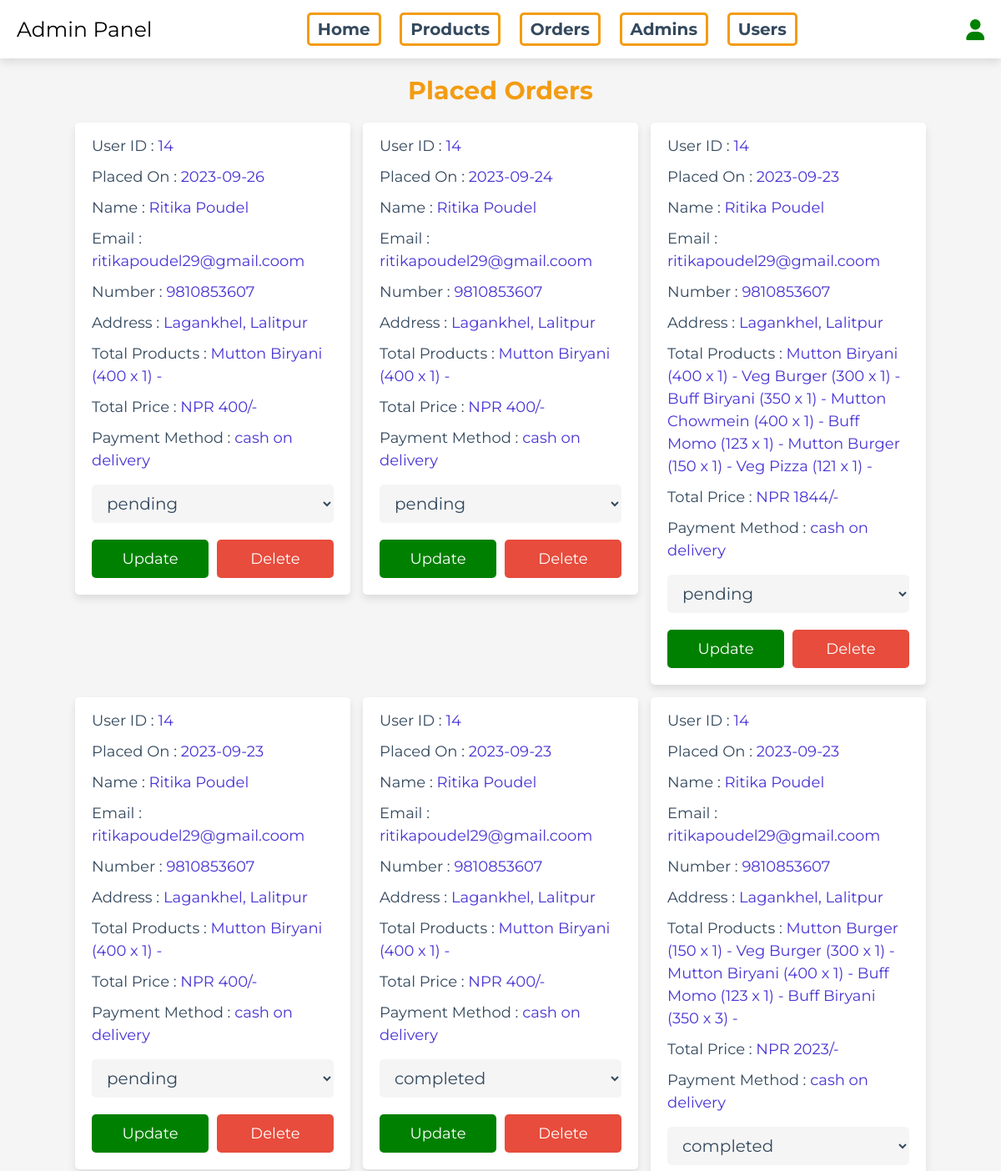
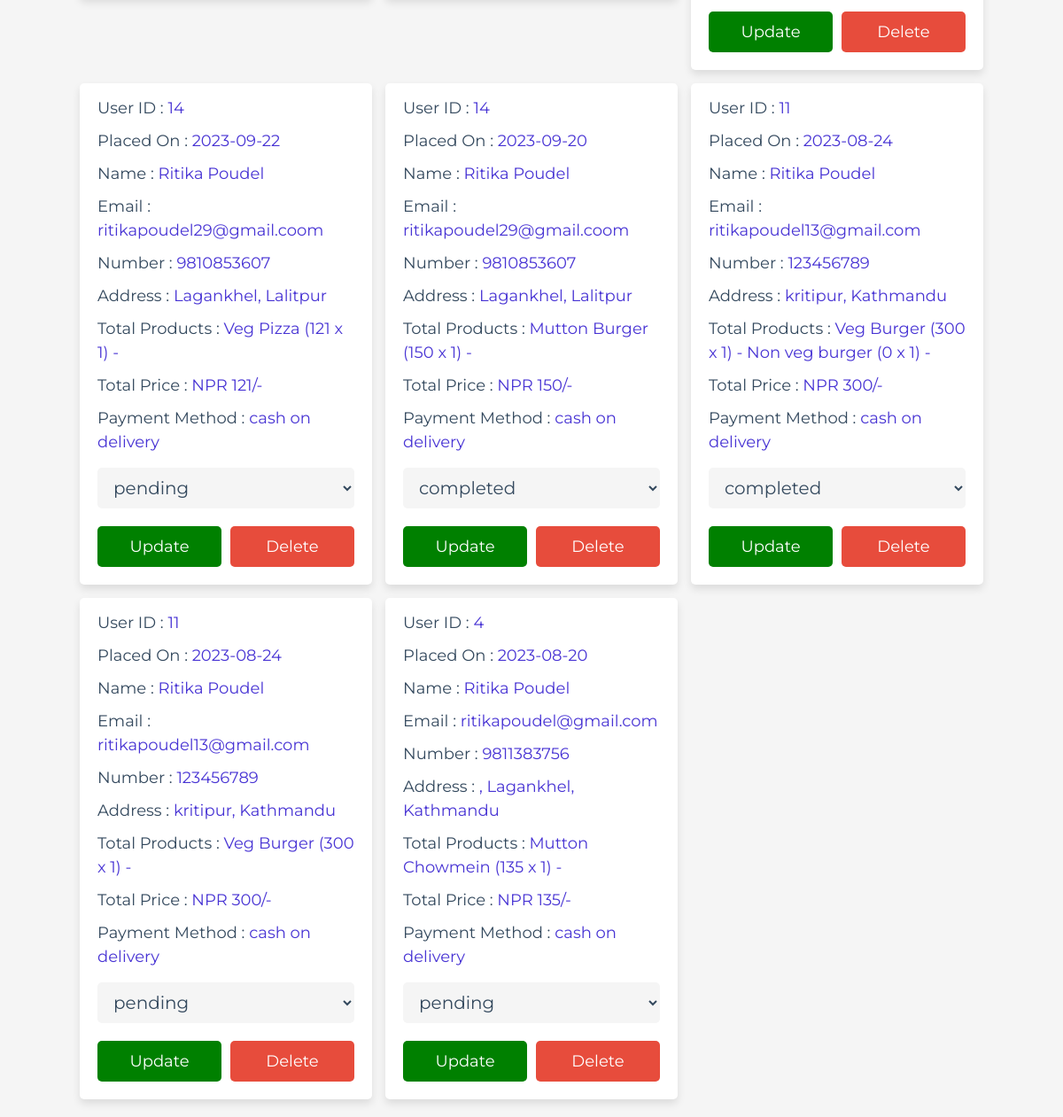
The page /admin/placed_orders.php (signed in) on the database its author committed (2 pictures, top to bottom).
### tables this page shows
CREATE TABLE `orders` (
  `id` int(100) NOT NULL,
  `user_id` int(100) NOT NULL,
  `name` varchar(20) NOT NULL,
  `number` varchar(10) NOT NULL,
  `email` varchar(50) NOT NULL,
  `method` varchar(50) NOT NULL,
  `address` varchar(500) NOT NULL,
  `total_products` varchar(1000) NOT NULL,
  `total_price` int(100) NOT NULL,
  `placed_on` date NOT NULL DEFAULT current_timestamp(),
  `payment_status` varchar(20) NOT NULL DEFAULT 'pending'
);

### admin/placed_orders.php (the view, shortened to what this page needs)
<?php
include '../components/connect.php';
?>
<!DOCTYPE html>
<html lang="en">
<head>
   <link rel="stylesheet" href="https://cdnjs.cloudflare.com/ajax/libs/font-awesome/6.1.1/css/all.min.css">
   <link rel="stylesheet" href="../css/admin_style.css">
</head>
<body>
<?php include '../components/admin_header.php' ?>
<section class="placed-orders">
   <h1 class="heading">Placed orders</h1>
   <div class="box-container">
   <?php
       $select_orders = $conn->prepare("SELECT * FROM `orders` ORDER BY id DESC");
       $select_orders->execute();
      if($select_orders->rowCount() > 0){
         while($fetch_orders = $select_orders->fetch(PDO::FETCH_ASSOC)){
   ?>
   <div class="box">
      <p> User ID : <span><?= $fetch_orders['user_id']; ?></span> </p>
      <p> Placed On : <span><?= $fetch_orders['placed_on']; ?></span> </p>
      <p> Name : <span><?= $fetch_orders['name']; ?></span> </p>
      <p> Email : <span><?= $fetch_orders['email']; ?></span> </p>
      <p> Number : <span><?= $fetch_orders['number']; ?></span> </p>
      <p> Address : <span><?= $fetch_orders['address']; ?></span> </p>
      <p> Total Products : <span><?= $fetch_orders['total_products']; ?></span> </p>
      <p> Total Price : <span>NPR <?= $fetch_orders['total_price']; ?>/-</span> </p>
      <p> Payment Method : <span><?= $fetch_orders['method']; ?></span> </p>
      <form action="" method="POST">
         <select name="payment_status" class="drop-down">
            <option value="" selected disabled><?= $fetch_orders['payment_status']; ?></option>
         </select>
         <div class="flex-btn">
            <input type="submit" value="update" class="btn" name="update_payment">
            <a href="placed_orders.php?delete=<?= $fetch_orders['id']; ?>" class="delete-btn" onclick="return confirm('delete this order?');">delete</a>
         </div>
      </form>
   </div>
   <?php
      }
   }else{
      echo '<p class="empty">No orders placed yet!</p>';
   }
   ?>
   </div>
</section>
</body>
</html>

### css/admin_style.css (style rules this page uses)
:root { --main-color:#4834d4; --red:#e74c3c; --orange:#f39c12; --black:#34495e; --white:#fff; --light-bg:#f5f5f5; --light-color:#999; --Emerald-Green: #008000; --Light-Gray:#D3D3D3; --border:.0rem solid var(--black); --box-shadow:0 .5rem 1rem rgba(0,0,0,.1); }
* { font-family: 'Montserrat', sans-serif; margin:0; padding:0; box-sizing: border-box; text-decoration: none; outline: none; border:none; }
html { font-size: 62.5%; overflow-x: hidden; }
body { background-color: var(--light-bg); }
section { max-width: 1200px; margin:0 auto; padding:2rem; }
.btn, .delete-btn, .option-btn { display: block; margin-top: 1rem; border-radius: .5rem; cursor: pointer; width: 100%; font-size: 1.8rem; color:var(--white); padding:1.2rem 3rem; text-transform: capitalize; text-align: center; }
.btn { background-color: var(--Emerald-Green); }
.delete-btn { background-color: var(--red); }
.flex-btn { display: flex; gap:1rem; }
.heading { text-align: center; margin-bottom: 2rem; text-transform: capitalize; color:var(--orange); font-size: 3rem; }
.placed-orders .box-container { display: grid; grid-template-columns: repeat(auto-fit, 33rem); gap:1.5rem; justify-content: center; align-items: flex-start; }
.placed-orders .box-container .box { background-color: var(--white); border-radius: .5rem; box-shadow: var(--box-shadow); border:var(--border); padding:2rem; padding-top: 1rem; }
.placed-orders .box-container .box p { padding: .5rem 0; line-height: 1.5; font-size: 1.8rem; color:var(--black); }
.placed-orders .box-container .box p span { color:var(--main-color); }
.placed-orders .box-container .box .drop-down { width: 100%; margin:1rem 0; background-color: var(--light-bg); padding:1rem 1.4rem; font-size: 2rem; color:var(--black); border:var(--border); border-radius: .5rem; }

### rows shown on the page
orders: user "14", placed_on "2023-09-26", name "Ritika Poudel", email "ritikapoudel29@gmail.coom", number "9810853607", address "Lagankhel, Lalitpur", total_products "Mutton Biryani (400 x 1) -", total_price "400", method "cash on delivery", payment_status "pending"
orders: user "14", placed_on "2023-09-24", name "Ritika Poudel", email "ritikapoudel29@gmail.coom", number "9810853607", address "Lagankhel, Lalitpur", total_products "Mutton Biryani (400 x 1) -", total_price "400", method "cash on delivery", payment_status "pending"
orders: user "14", placed_on "2023-09-23", name "Ritika Poudel", email "ritikapoudel29@gmail.coom", number "9810853607", address "Lagankhel, Lalitpur", total_products "Mutton Biryani (400 x 1) - Veg Burger (300 x 1) - Buff Biryani (350 x 1) - Mutton Chowmein (400 x 1) - Buff Momo (123 x 1) - Mutton Burger (150 x 1) - Veg Pizza (121 x 1) -", total_price "1844", method "cash on delivery", payment_status "pending"
orders: user "14", placed_on "2023-09-23", name "Ritika Poudel", email "ritikapoudel29@gmail.coom", number "9810853607", address "Lagankhel, Lalitpur", total_products "Mutton Biryani (400 x 1) -", total_price "400", method "cash on delivery", payment_status "pending"
orders: user "14", placed_on "2023-09-23", name "Ritika Poudel", email "ritikapoudel29@gmail.coom", number "9810853607", address "Lagankhel, Lalitpur", total_products "Mutton Biryani (400 x 1) -", total_price "400", method "cash on delivery", payment_status "completed"
orders: user "14", placed_on "2023-09-23", name "Ritika Poudel", email "ritikapoudel29@gmail.coom", number "9810853607", address "Lagankhel, Lalitpur", total_products "Mutton Burger (150 x 1) - Veg Burger (300 x 1) - Mutton Biryani (400 x 1) - Buff Momo (123 x 1) - Buff Biryani (350 x 3) -", total_price "2023", method "cash on delivery", payment_status "completed"
orders: user "14", placed_on "2023-09-22", name "Ritika Poudel", email "ritikapoudel29@gmail.coom", number "9810853607", address "Lagankhel, Lalitpur", total_products "Veg Pizza (121 x 1) -", total_price "121", method "cash on delivery", payment_status "pending"
orders: user "14", placed_on "2023-09-20", name "Ritika Poudel", email "ritikapoudel29@gmail.coom", number "9810853607", address "Lagankhel, Lalitpur", total_products "Mutton Burger (150 x 1) -", total_price "150", method "cash on delivery", payment_status "completed"
orders: user "11", placed_on "2023-08-24", name "Ritika Poudel", email "ritikapoudel13@gmail.com", number "123456789", address "kritipur, Kathmandu", total_products "Veg Burger (300 x 1) - Non veg burger (0 x 1) -", total_price "300", method "cash on delivery", payment_status "completed"
orders: user "11", placed_on "2023-08-24", name "Ritika Poudel", email "ritikapoudel13@gmail.com", number "123456789", address "kritipur, Kathmandu", total_products "Veg Burger (300 x 1) -", total_price "300", method "cash on delivery", payment_status "pending"
orders: user "4", placed_on "2023-08-20", name "Ritika Poudel", email "ritikapoudel@gmail.com", number "9811383756", address ", Lagankhel, Kathmandu", total_products "Mutton Chowmein (135 x 1) -", total_price "135", method "cash on delivery", payment_status "pending"
